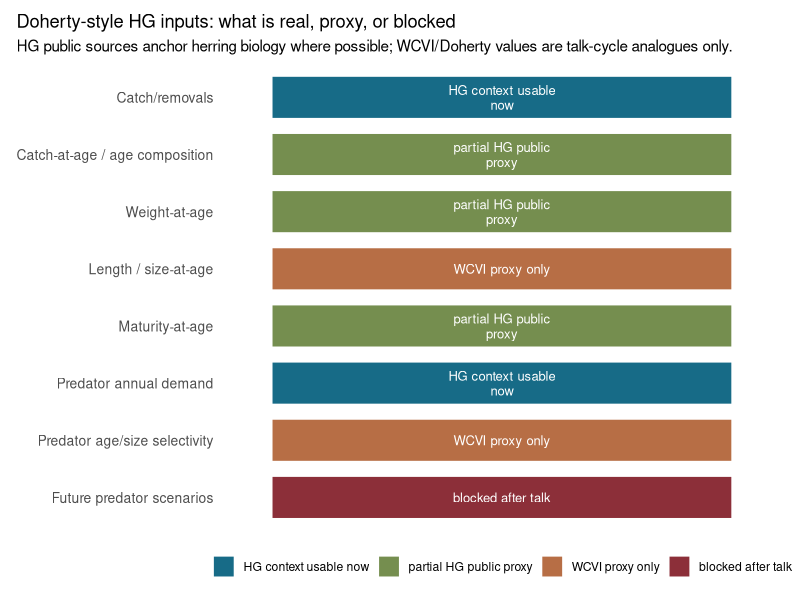
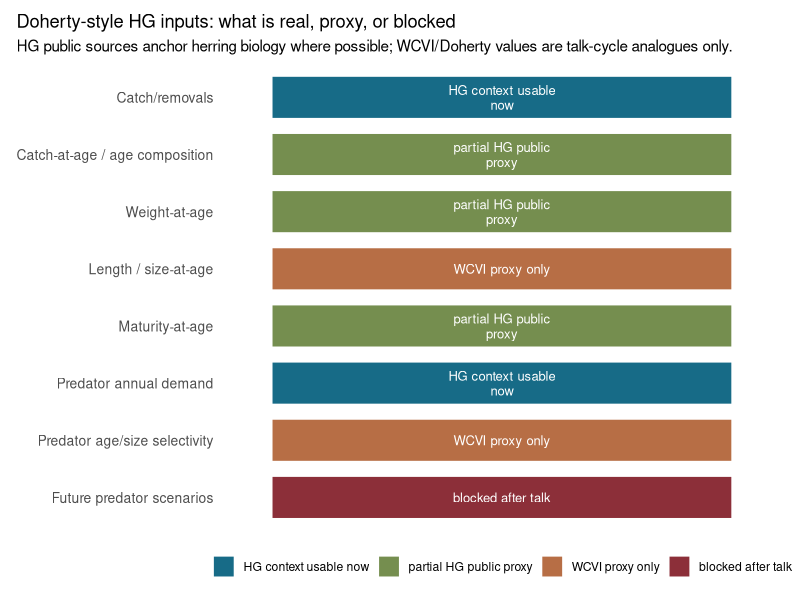

Reproduce these figures in R, in order.
# ============================================================================
# 07bo_doherty_proxy_parameter_plan.R
# Talk-cycle proxy plan for the Doherty-style HG workflow.
#
# This does not fit a catch-at-age or predator-removal model. It creates a
# transparent, talk-facing ledger that separates HG public biological extracts,
# sibling predator-repo products, WCVI/Doherty proxy assumptions, and unresolved
# acquisition items.
# ============================================================================

library(tidyverse)
library(here)
library(knitr)

proj_dir <- here::here()
diag_dir <- file.path(proj_dir, "Output", "diagnostics")
fig_dir <- file.path(proj_dir, "Output", "figures")
dir.create(diag_dir, showWarnings = FALSE, recursive = TRUE)
dir.create(fig_dir, showWarnings = FALSE, recursive = TRUE)

rel_exists <- function(path) {
  if_else(file.exists(file.path(proj_dir, path)), "present", "missing")
}

proxy_plan <- tribble(
  ~data_stream, ~talk_cycle_source, ~proxy_policy, ~missing_for_final_hg, ~acquisition_plan, ~talk_status, ~primary_local_products,
  "Catch/removals",
  "Existing HG DFO catch removals plus public DFO 2025/005 major-stock catch summaries.",
  "Use as HG biomass-model removals and public catch context. Do not call this a complete catch-at-age input bundle.",
  "Exact source/fleet catch input files aligned to the current SCA/SISCAH model and metadata.",
  "Request the machine-readable HG SCA/SISCAH catch input table from DFO; reconcile source/fleet labels against local catch products.",
  "HG context usable now",
  "Data/processed/herring_catch_local_1950_2024.csv; Output/diagnostics/dfo_newer_public_pdf_extract/dfo_sr_2025_005_table_2_major_catch_2015_2024.csv",
  "Catch-at-age / age composition",
  "HG public CSAS 2018/028 Appendix B number-at-age through 2017 plus broad public 2025 IFMP projected age proportions.",
  "For the talk, show this as proof that HG age-composition inputs exist and that a schema can be built. Do not substitute WCVI age composition for HG.",
  "Exact annual 2018-2024 HG age-composition matrices, source/fleet labels, plus-group handling, and effective sample sizes.",
  "Use the DFO request packet for exact current inputs; then build a regional HG catch-at-age scaffold and compare against the biomass model as a cross-check.",
  "partial HG public proxy",
  "Output/diagnostics/dfo_hg_public_extract/dfo_hg_appendix_b15_number_at_age_long.csv; Output/diagnostics/dfo_newer_public_pdf_extract/dfo_ifmp_2024_2025_table_3_1_projected_biomass_age_props.csv",
  "Weight-at-age",
  "HG public CSAS 2018/028 Appendix B weight-at-age through 2017; DFO 2025/005 confirms weight-at-age is used through 2024.",
  "Use as provisional HG historical biological context and schema. Do not treat as a current final model input without DFO metadata.",
  "Exact 2018-2024 annual weight-at-age matrices, imputation rules, and sample-size/source metadata.",
  "Request current machine-readable weight-at-age and preprocessing metadata; back-check extracted public values against DFO input files.",
  "partial HG public proxy",
  "Output/diagnostics/dfo_hg_public_extract/dfo_hg_appendix_b22_weight_at_age_long.csv; Output/diagnostics/dfo_newer_public_pdf_extract/dfo_sr_2025_005_table_1_input_data_windows.csv",
  "Length / size-at-age",
  "HG rebuilding-plan biological captions plus Doherty/WCVI model structure where a size-selectivity placeholder is needed for slides.",
  "Use only as a clearly labelled proxy/scaffold. A WCVI size-at-age or selectivity curve is not an HG estimate.",
  "Machine-readable HG annual length-at-age or biological-sample summaries tied to ageing records.",
  "Extract any tabular rebuilding-plan values if available; otherwise request length-at-age and biological sample files from DFO.",
  "WCVI proxy only",
  "Output/diagnostics/dfo_newer_public_pdf_extract/dfo_hg_rebuilding_plan_biology_caption_catalog.csv; docs/wcvi-predation-replication-bridge.md",
  "Maturity-at-age",
  "Published CSAS 2018/028 assumed maturity schedule.",
  "Use as the published provisional schedule for planning and talk context only.",
  "Confirmation that the same schedule or a revised schedule is used in the current HG SCA/SISCAH inputs.",
  "Ask DFO to include the current maturity schedule and any sex/source-specific revisions in the biological input packet.",
  "partial HG public proxy",
  "Output/diagnostics/dfo_hg_public_extract/dfo_hg_maturity_schedule.csv",
  "Predator annual demand",
  "Sibling `stier-lab/pacific-herring-predators` HG consumption products integrated into this repo.",
  "Usable for biomass-scale predator demand and removal-rate analogues. This is not age-selective natural mortality.",
  "Section-specific exposure for all predator classes and uncertainty propagation rules.",
  "Keep predator abundance/consumption updates in the sibling repo; import versioned products here with source catalog rows.",
  "HG context usable now",
  "Data/processed/predators/hg_predation_pressure_covariates.csv; Output/diagnostics/wcvi_predation_replication_bridge_timeseries.csv",
  "Predator age/size selectivity",
  "Doherty WCVI paper/supplement and HG/BC diet literature as the temporary analogue.",
  "Use only as a clearly labelled WCVI/Doherty proxy in slides. Do not fit or promote an HG predator-removal model from this proxy alone.",
  "Predator-class selectivity-at-age or selectivity-at-size table with source, uncertainty, and HG transferability flags.",
  "Extract Doherty selectivity assumptions into a sourced registry; then review HG diet/size evidence before allowing model use.",
  "WCVI proxy only",
  "docs/wcvi-predation-replication-bridge.md; docs/doherty-style-hg-source-provenance.md",
  "Future predator scenarios",
  "None for current HG fitting; historical HG predator demand only.",
  "Do not show forecast/reference-point output as if it has been run for HG.",
  "Future predator abundance/scenario tables and projection assumptions.",
  "Add only after historical herring biology and selectivity are audited; keep scenario provenance separate from historical fit data.",
  "blocked after talk",
  "docs/doherty-style-hg-replication-status.md"
) %>%
  mutate(
    talk_status = factor(
      talk_status,
      levels = c(
        "HG context usable now",
        "partial HG public proxy",
        "WCVI proxy only",
        "blocked after talk"
      )
    ),
    source_product_status = map_chr(
      str_split(primary_local_products, ";\\s*"),
      ~ paste(paste0(.x, " [", rel_exists(.x), "]"), collapse = "; ")
    ),
    model_use_gate = case_when(
      talk_status == "HG context usable now" ~
        "May be shown as current scale/context output; still not full Doherty predation mortality.",
      talk_status == "partial HG public proxy" ~
        "May be shown as provisional HG public biological input evidence and schema.",
      talk_status == "WCVI proxy only" ~
        "May be shown only as an explicitly labelled analogue/proxy.",
      TRUE ~
        "Do not use as current model output."
    )
  )

write_csv(proxy_plan, file.path(diag_dir, "doherty_proxy_parameter_plan.csv"))

status_counts <- proxy_plan %>%
  count(talk_status, name = "n") %>%
  arrange(talk_status)

talk_wording <- c(
  "We can show a Doherty-style HG bridge now, but it is a proxy bridge rather than a completed HG catch-at-age predator-removal model.",
  "The herring biology side is anchored in HG public DFO sources where possible: public age composition and weight-at-age through 2017, plus public DFO summaries through 2024.",
  "Where HG inputs are missing for the talk, WCVI/Doherty values are only analogues for model structure or predator selectivity, not HG-estimated parameters.",
  "All promoted population results still come from `m1_stier_11`; predator-demand screens are held ecological context."
)

lines <- c(
  "# Doherty-Style Proxy Parameter Plan",
  "",
  paste0("Generated: ", format(Sys.time(), "%Y-%m-%d %H:%M:%S %Z")),
  "",
  "## Talk-Cycle Rule",
  "",
  paste0("- ", talk_wording),
  "",
  "## Status Counts",
  "",
  knitr::kable(status_counts, format = "pipe"),
  "",
  "## Proxy Ledger",
  "",
  knitr::kable(
    proxy_plan %>%
      mutate(talk_status = as.character(talk_status)) %>%
      select(
        data_stream,
        talk_status,
        talk_cycle_source,
        proxy_policy,
        missing_for_final_hg,
        acquisition_plan,
        model_use_gate
      ),
    format = "pipe"
  ),
  "",
  "## Local Product Check",
  "",
  knitr::kable(
    proxy_plan %>%
      mutate(talk_status = as.character(talk_status)) %>%
      select(data_stream, primary_local_products, source_product_status),
    format = "pipe"
  ),
  "",
  "## Talk Output To Show Now",
  "",
  "- `Output/diagnostics/hg_dfo_sca_external_comparison.md` and `Output/figures/hg_dfo_sca_external_comparison.pdf`: scale bridge among promoted `m1_stier_11`, public DFO HG SCA summaries, and HG predator demand.",
  "- `Output/diagnostics/wcvi_predation_replication_bridge.md` and `Output/figures/wcvi_predation_replication_bridge.pdf`: WCVI-style predator-demand analogue against the promoted HG biomass baseline.",
  "- `Output/diagnostics/doherty_proxy_parameter_plan.md` and `Output/figures/doherty_proxy_parameter_plan.pdf`: this explicit proxy/source/status slide support.",
  "",
  "## Acquisition Plan After The Talk",
  "",
  "1. Send or use `docs/dfo-hg-biological-input-request-packet.md` to get exact machine-readable HG SCA/SISCAH catch, age, weight, length, maturity, and metadata inputs.",
  "2. Convert the public 1951-2017 HG age and weight extracts into a provisional regional catch-at-age bundle with explicit plus-group, source/fleet, and effective-sample-size flags.",
  "3. Extract Doherty WCVI predator selectivity assumptions into a sourced registry with transferability flags before any model use.",
  "4. Join the exact HG biological inputs to the sibling predator-repo demand/exposure products only after source fields and metadata pass QC.",
  "5. Build and smoke-test a separate regional HG catch-at-age scaffold; keep it separate from the 11-section `m1_stier_11` biomass model until the diagnostics justify integration.",
  "",
  "## Non-Negotiable Caveat",
  "",
  "This output is suitable for a talk slide about progress and planned replication. It is not evidence that a full Doherty-style HG catch-at-age predator-removal analysis has been fitted."
)

writeLines(lines, file.path(diag_dir, "doherty_proxy_parameter_plan.md"))

plot_dat <- proxy_plan %>%
  mutate(
    data_stream = fct_rev(fct_inorder(data_stream)),
    label = str_wrap(as.character(talk_status), width = 18)
  )

status_palette <- c(
  "HG context usable now" = "#176B87",
  "partial HG public proxy" = "#758E4F",
  "WCVI proxy only" = "#B76E45",
  "blocked after talk" = "#8C2F39"
)

proxy_plot <- ggplot(plot_dat, aes(x = 1, y = data_stream, fill = talk_status)) +
  geom_tile(width = 0.9, height = 0.75, colour = "white", linewidth = 0.6) +
  geom_text(aes(label = label), size = 3.3, lineheight = 0.95, colour = "white") +
  scale_fill_manual(values = status_palette, drop = FALSE) +
  scale_x_continuous(NULL, breaks = NULL, limits = c(0.5, 1.5)) +
  labs(
    y = NULL,
    fill = NULL,
    title = "Doherty-style HG inputs: what is real, proxy, or blocked",
    subtitle = "HG public sources anchor herring biology where possible; WCVI/Doherty values are talk-cycle analogues only."
  ) +
  theme_minimal(base_size = 11) +
  theme(
    panel.grid = element_blank(),
    legend.position = "bottom",
    plot.title.position = "plot",
    axis.text.y = element_text(size = 10),
    plot.margin = margin(10, 12, 10, 12)
  )

ggsave(
  file.path(fig_dir, "doherty_proxy_parameter_plan.pdf"),
  proxy_plot,
  width = 10,
  height = 5.8
)
ggsave(
  file.path(fig_dir, "doherty_proxy_parameter_plan.png"),
  proxy_plot,
  width = 10,
  height = 5.8,
  dpi = 300
)

cat("Saved Doherty proxy parameter plan:\n")
cat("  Output/diagnostics/doherty_proxy_parameter_plan.md\n")
cat("  Output/diagnostics/doherty_proxy_parameter_plan.csv\n")
cat("  Output/figures/doherty_proxy_parameter_plan.pdf\n")
cat("  Output/figures/doherty_proxy_parameter_plan.png\n")
